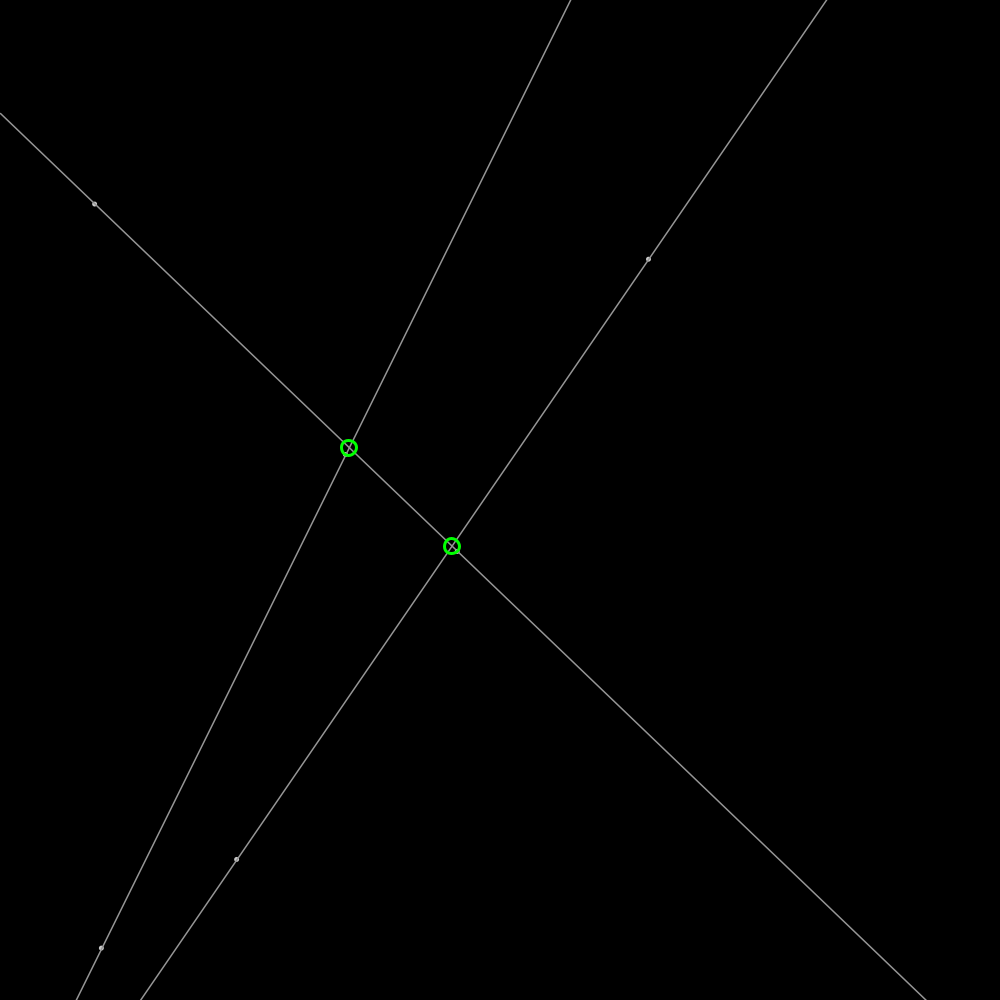
Frame 1 (no input)
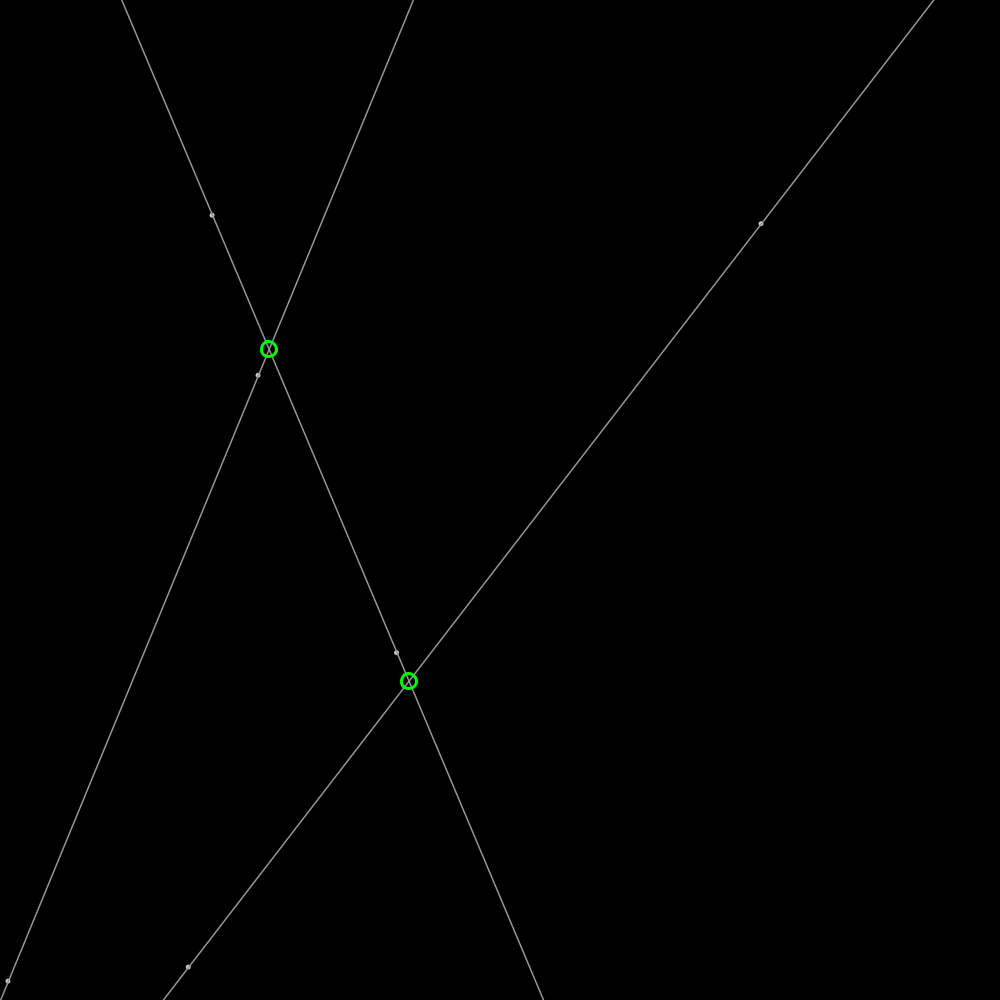
Frame 60 (the mouse pressed at the canvas centre just before this capture)
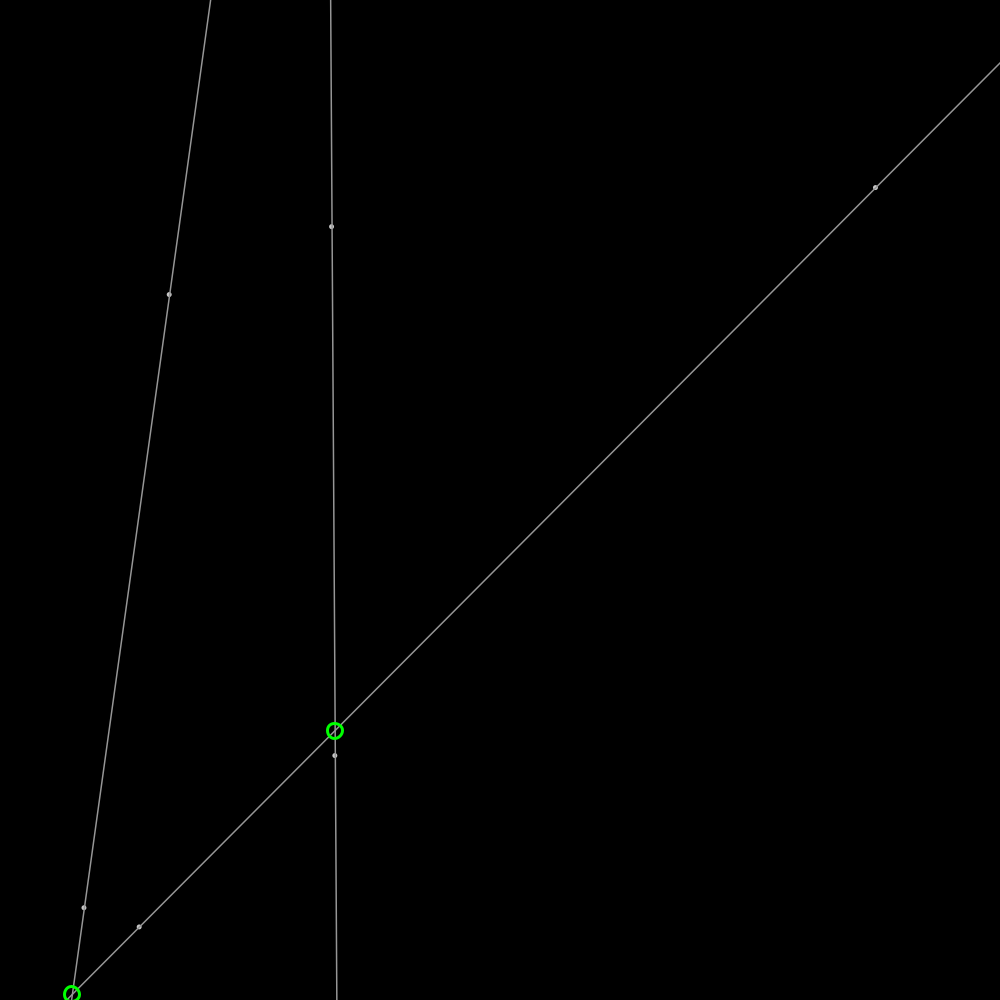
Frame 120 (the mouse held since frame 60 and released just before this capture)

The Processing sketch that drew these frames (run headless with seeded random() and noise(); from frame 60 on, the mouse is pressed at the canvas centre):

// Processing sketch: LineIntersection
// ── LineIntersection.pde
Ball[] balls = new Ball[6];

void setup(){
  size(1000,1000);
  for (int i = 0; i < balls.length; i++){
    balls[i] = new Ball(random(width), random(height));
  }
  
  //recordStart(3600,"Exports/Lines.mp4");
}

void draw(){
  background(0);
  for (Ball x : balls){
    x.update();
  }
  
  Line a = new Line(balls[1].x, balls[1].y, balls[0].x, balls[0].y);
  //LineSegment a = new LineSegment(balls[1].x, balls[1].y, balls[0].x, balls[0].y);
  
  Line b = new Line(balls[2].x, balls[2].y, balls[3].x, balls[3].y);
  //LineSegment b = new LineSegment(balls[2].x, balls[2].y, balls[3].x, balls[3].y);
  
  Line c = new Line(balls[4].x, balls[4].y, balls[5].x, balls[5].y);
  //LineSegment c = new LineSegment(balls[4].x, balls[4].y, balls[5].x, balls[5].y);
  
  PVector intersectionAB = intersects(a,b);
  PVector intersectionAC = intersects(a,c);
  PVector intersectionBC = intersects(c,b);
  
  for (Ball x : balls){
    x.show();
  }
  a.show(150);
  b.show(150);
  c.show(150);
  
  stroke(0,255,0); noFill(); strokeWeight(3);
  if (intersectionAB != null){
    circle(intersectionAB.x, intersectionAB.y, 15);
  }
  if (intersectionAC != null){
    circle(intersectionAC.x, intersectionAC.y, 15);
  }
  if (intersectionBC != null){
    circle(intersectionBC.x, intersectionBC.y, 15);
  }
  
  //recordUpdate();
}

// ── Ball_Class.pde
class Ball{
  float x; float y;
  PVector velocity;
  Ball(float x_, float y_){
    x = x_;
    y = y_;
    velocity = new PVector(2,0).rotate(random(TWO_PI));
  }
  
  void update(){
    x += velocity.x;
    y += velocity.y;
    if(x < 0) velocity.x = abs(velocity.x);
    if(x > width) velocity.x = -abs(velocity.x);
    if(y < 0) velocity.y = abs(velocity.y);
    if(y > height) velocity.y = -abs(velocity.y);
  }
  
  void show(){
    noStroke(); fill(200);
    circle(x,y,5);
  }
}

// ── Line_Module.pde
class Line{
  float x1; float y1;
  float x2; float y2;
  float m;
  float c;
  Line(float x1_, float y1_, float x2_, float y2_){
    x1 = x1_;
    y1 = y1_;
    x2 = x2_;
    y2 = y2_;
    m = (y2-y1)/(x2-x1);
    c =  y1 - m*x1;
  }
  void recalculate(){
    m = (y2-y1)/(x2-x1);
    c =  y1 - m*x1;
  }
  float evaluateX(float x){
    return m*x + c;
  }
  float evaluateY(float y){
    return (y - c) / m;
  }
  
  void show(int col){
    stroke(col); strokeWeight(1.5);
    line(0, c, width, evaluateX(width));
  }
}

class LineSegment extends Line{
  LineSegment(float x1_, float y1_, float x2_, float y2_){
    super(x1_, y1_, x2_, y2_);
  }
  
  void show(int col){
    stroke(col); strokeWeight(1.5);
    line(x1, y1, x2, y2);
  }
}

<T extends Line> PVector intersects(T a, T b){
  if (a.m == b.m) return null;    // LINES ARE PARALLEL
  float x = (b.c - a.c) / (a.m - b.m);    // INTERSECTION POINT EXISTS
  if (a instanceof LineSegment){
    if (x < min(a.x1, a.x2) || x > max(a.x2, a.x1)) return null;    // INTERSECTION NOT ON LINE SEGMENT A, INVALID
  }
  if (b instanceof LineSegment){
    if (x < min(b.x1, b.x2) || x > max(b.x2, b.x1)) return null;    // INTERSECTION NOT ON LINE SEGMENT B, INVALID
  }
  return new PVector(x, a.evaluateX(x));
}
